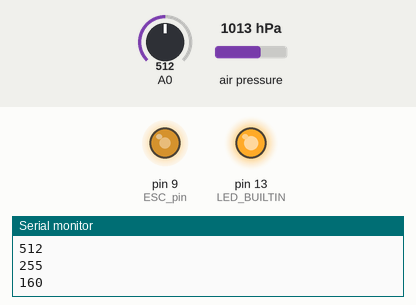
A sketch run on a simulated Arduino Uno, built with avr-gcc and run on an emulated ATmega328P. Shown: output pins drawn as LEDs (lit = HIGH), the last lines printed to the serial monitor. The test bench sets the inputs (shaded band); at power-on: air pressure 1013 hPa, A0 = 512.

Above: at 4.3 s.
4.4 s: air pressure set to 1025 hPa
At 4.9 s:
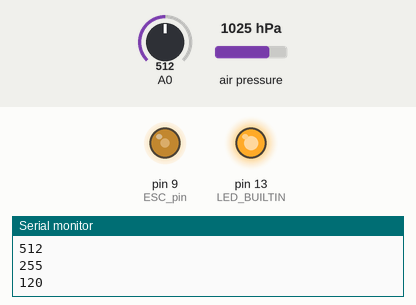
6.0 s: air pressure set to 1015 hPa
7.5 s: air pressure set to 1012 hPa
At 8.5 s:
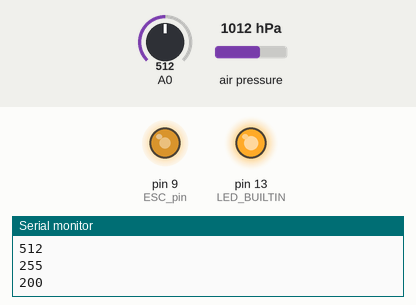
9.1 s: air pressure set to 1048 hPa
At 9.7 s:
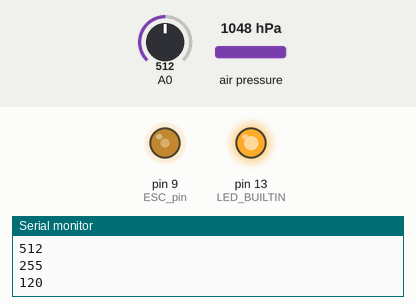
Timing chart, 0 to 11.8 s (numbered marks = the images above; inputs shaded):
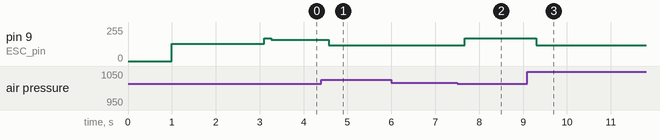

The sketch:

Ventilator_bipap_arduino.ino
```cpp
#include <Wire.h>

// Absolute pressure sensor BMP280 library
// 3.3 V !!! BMP280
#include <Adafruit_BMP280.h>
Adafruit_BMP280 bmp; // I2C
int pressure_sensor_works = 1;
// Nastavitve hitrosti zajemanja meritev
float readAbsolutePressure() {
  //Read BMP-280 sensor abs pressure value [Pa]
  if (pressure_sensor_works) {
    return bmp.readPressure();
  }
}

// Declaring functions, but they're deprecated
void runCPAPCycle(float cycleLength_s=6, float maxThrottle=30 );
void runBipapCycle(float cycleLength_s=6, float maxThrottle=30, float minThrottle=25 );
void runHfovCycle(float frequency=1, float maxThrottle=35, float minThrottle=30 );

// ESC pin settings
int pos = 0; //Throttle position
float pos_float = 0;
int ESC_pin = 9; // ESC pin
// For arming ESC - first analogWrite(0) then analogWrite(128)

int maxAllowableThrottle = 170; // 128 is zero throttle, 255 is full throttle
void setThrottleSafe(int desiredThrottle){
  // Safer way to set throttle, in case the PID coefficients are bad and want to set turbine to 100% throttle.
   if (desiredThrottle<maxAllowableThrottle) {
    analogWrite(ESC_pin, desiredThrottle);
    }
   else {
    analogWrite(ESC_pin,maxAllowableThrottle);}
  }

//MPX5010DP pressure difference sensor on pin A0. The sensor runs on 5V. Check datasheet because some capacitors are required to reduce noise.
int sensorValue;
int readPressureDifference() {
  //Equation from MPX5010DP datasheet
  // Vsupply = 5V
  // Vout = Vsuppy * (0.09*P + 0.04) +- 5% V_FSS
  // P = differential_pressure (kPa) . P1>P2
  // Vout = 0V - > analogRead output 0 . Vout=5V, analogRead output 1023
  sensorValue = analogRead(A0);
  //Serial.println(sensorValue);
  return sensorValue;
}
int flow_sensor_works = 0;

//PID settings. Be careful; coefficients should be different depending on if you use pressure-control or flow-control
//double kp = 0.25;
double kp = 0.4;
double ki = 0;
double kd = 0.000001;

unsigned long currentTime,previousTime;
double error;
double lastError;
double input, output;
double volatile setPoint;
double cumError, rateError;
double out;

// Comment : the 100 next to cumError and the 1000 in rateError are values dependent on PID-calling frequency (so dependent on TIMER). I just made smthn up.
// The right thing would be to deterime relationship between TIMER and pid frequency and set the values according to that.
double PID(double inp,float Setpoint){
        error = Setpoint - inp;    // determine error
        cumError += error * 100;                // compute integral
        rateError = (error - lastError)/1000;   // compute derivative
        if (cumError>10) {cumError=10;}
        if (cumError<-10) {cumError=-10;}
        out = kp*error + ki*cumError + kd*rateError;  //PID output

        lastError = error;    //remember current error
        // analogWrite(128) means ESC throttle is set to 0. AnalogWrite(255) means its 100%. So, add 120 to make it neutral, if "out" is 0.
        // The max() is so output can't be lower than 120 (that's invalid signal to ESC.
        // The min() is so PID output can't be greater than 255 (or else integer overflows and serial conn dies)
        return min(252,120+max(out,0));    //have function return the PID output
}

volatile byte led_state = LOW;
volatile float control;
volatile int control_int;

long abs_pressure;

int remapped_pressure; // For sending 0-255 over serial. Accuracy is lost here, because sensor outputs 0-1024. If desired, code can be added to allow python program to read
// 2 bytes in a row for increased accuracy.
long absolute_pressure_at_start = 0;


 // maximum pressure in human lungs is (i think) around 1.08 bar, which is 108000 Pa. Here we are writing RELATIVE pressure, so max 8000 Pa (if we assume atmo is 100000 Pa pressure)
  ////////////////////////////////////////////////////////////////// SET THIS TO DESIRED RELATIVE PRESSURE (overpressure) in [Pa]. By changing this setting in the loop() you can achieve BiPAP


int BIPAP_overpressure_high = 1000; // [Pa] (relative pressure)    /// SET THIS
int BIPAP_overpressure_low = 100; // [Pa]                          /// SET THIS
float breath_frequency_per_minute = 12;
float cycle_time = 60 / breath_frequency_per_minute;
float PCT_INHALE_TIME = 0.2;  /// How many percent of TOTAL CYCLE TIME is INHALATION.  (so PCT_INHALE_TIME + PCT_EXHALE_TIME == 1)
float millis_length_inhale = cycle_time*PCT_INHALE_TIME;
float millis_length_exhale = cycle_time* (1-PCT_INHALE_TIME);


long target_relative_pressure=BIPAP_overpressure_high; // First "desired value" is BIPAP pressure high
long relative_pressure;


// You want your PID to run in regular intervals. To do that, instead of using millis() (slow), attach an interrupt to a timer.
// So, when certain amount of time passes, the PID will be called automatically. Check on the net for exact timings of timer.
volatile int run_pid_state = 0;
ISR(TIMER2_OVF_vect){
   run_pid_state += 1;
   // We run PID on every 4th timer overflow. (I made the number 4 up. To improve, check how often timer overflows).
   // Reason : no sense in running PID much faster than the sensors update (since you'd be running it on old invalid data)
   if (run_pid_state>4) {
      //control = PID(sensorValue,target_flow) + 30;
      control = PID(relative_pressure,target_relative_pressure);
      // The actual throttle in set in the main loop()
      //control_int=int(control);
      //setThrottleSafe(control_int);
      run_pid_state = 0;
      }
    }

void setup() {
   // Check on the internet. Based on what you write here is how often your timer interrupt will be activated.
   TIMSK2 = (TIMSK2 & B11111110) | 0x01;
   TCCR2B = (TCCR2B & B11111000) | 0x07;

    previousTime=millis();
    Serial.begin(9600);
    pinMode(LED_BUILTIN, OUTPUT);
    //Arming the ESC
   analogWrite(ESC_pin,0);
   delay(1000);
   analogWrite(ESC_pin,128);
   delay(2000);
   //analogWrite(ESC_pin,160);
   //delay(2000);
   digitalWrite(LED_BUILTIN, HIGH);   // turn the LED on (HIGH is the voltage level)

  pos_float=0;
  // Starting the absolute pressure sensor (BMP280)
  if (!bmp.begin(0x76)) {
      Serial.println(F("Could not find a valid BMP280 sensor, check wiring!"));
      pressure_sensor_works = 0;}
  /* Default settings from datasheet. */
  bmp.setSampling(Adafruit_BMP280::MODE_NORMAL,     /* Operating Mode. */
                  Adafruit_BMP280::SAMPLING_X2,     /* Temp. oversampling */
                  Adafruit_BMP280::SAMPLING_X16,    /* Pressure oversampling */
                  Adafruit_BMP280::FILTER_X16,      /* Filtering. */
                  Adafruit_BMP280::STANDBY_MS_125); /* Standby time. */
   delay(100);
   absolute_pressure_at_start=readAbsolutePressure();
}

unsigned long last_sensor_reading_time = millis();
int read_sensors_this_loop = 0;
int bipap_time = millis();

void loop() {

  currentTime = millis();
  // IF more than 0.15 seconds passed, read sensor data
  //Serial.println(currentTime);
  //Serial.println(last_sensor_reading_time);

  if (currentTime-last_sensor_reading_time>150) {

      // Read sensor info
      sensorValue = readPressureDifference();
      relative_pressure = readAbsolutePressure()-absolute_pressure_at_start; // In pascals

      read_sensors_this_loop = 1;
      //Serial.println(last_sensor_reading_time);
      }


    if ((currentTime-bipap_time) < millis_length_inhale*1000) {target_relative_pressure = BIPAP_overpressure_high;}
    if ((currentTime-bipap_time) > millis_length_inhale*1000) {target_relative_pressure=BIPAP_overpressure_low;}
    if ((currentTime-bipap_time) > cycle_time*1000) {bipap_time = millis();}


    // The PID runs continuously, so you only need to take the last generated throttle signal
    // apply throttle
    control_int=int(control);
    setThrottleSafe(control_int);

  // Send sensor and throttle data over sensors
    if (read_sensors_this_loop) {
      Serial.println("253");
      //For sending over serial, the relative pressure must be remapped. So, based on this, you have to set the conversion 0-255 to pressure in [Pa] in python script.
      remapped_pressure = map(relative_pressure,-1000,8000,0,255);
      if (remapped_pressure > 252) {remapped_pressure = 252;}
      // values 253-255 are reserved for signal type data(pressure-253 , airflow -254 , control -255)
      Serial.println(remapped_pressure);
      // You can't send "long" directly over serial without adding some extra code to allow python script to read it.
      //Serial.println(int(relative_pressure));

      //Serial.print("Air flow: ");
      Serial.println("254");
      Serial.println(sensorValue);

      //Send control data over serial
      Serial.println("255");
      Serial.println(control_int);
      read_sensors_this_loop=0;
      last_sensor_reading_time=currentTime;}


}


// ALL CODE DOWN HERE IS DEPRECATED. Gotta program the CPAP and BIPAP in a non-blocking way.
int control_program_state = 0;
float control_program_millis = 0;
int target_flow_rate=0;
long timer_n  = 0;

int flow_sensor_neutral_signal = 42; // In my experience - if MPX5010 flow sensor output is 42, then P1 == P2 (and airflow is 0)
int runFlowCycle(float frequency, float max_flow, float inhale_pct) {
 //if (control_program_state == 0)
  // Runs flow control cycle . V prvem delu volumski pretok pada od vmax do 0. Na izdihu je volumski pretok 0 (oziroma sensor daje signal 41)
  // frequency how many breaths per minute
  // max flow - starting flow rate in inhale cycle
  // inhale_pct =100* t_inhale / t_cycle     (t_cycle = t_inhale + t_exhale)
  timer_n +=1;

  if (timer_n < 1000) {control = PID(sensorValue,max_flow) + 30; // Za standgas 20
  return int(control);
    }

  if (timer_n > 1000) {timer_n=0;return int(control);}

  }


// old code, instead of setting throttle directly, desired upper and lower pressure should be set, then PID controlled.
float delayTime;
void runHfovCycle(float frequency=1, float maxThrottle=35, float minThrottle=30 ){
  // delta pressure ( med najnizjim in najvisjim pritiskom - nastavimo z maxThrottle in minThrottle
  // Frekvenca HFOV je priblizno 30 na minuto (ali vec !) - torej 0.5 Hz
  // Stevilo "Tranzicij" med throttle nivoji = int(maxThrottle-minThrottle)*2
  // Cas trajanja cikla to = 1 / frekvenca
  // delayTime preklaplanja med throttle nivoji je torej (cas_trajanja_cikla/stevilo_tranzicij)*1000
  delayTime = 1000*(1/frequency)/(2*int(maxThrottle-minThrottle));
  for (pos = minThrottle; pos <= maxThrottle; pos += 1) {
    setThrottleSafe(pos);
     delay(delayTime);
  }
  for (pos = maxThrottle; pos >= minThrottle; pos -= 1) {
    setThrottleSafe(pos);
     delay(delayTime);
  }

  }


void runCPAPCycle(float cycleLength_s=6, float target_relative_pressure_hi=30 ) {
  target_relative_pressure = target_relative_pressure_hi;
}

// Old code, controls throttle. Should be replaced with PID control of pressure
void runBipapCycle(float cycleLength_s=6, float maxThrottle=30, float minThrottle=25 ) {
  float motor_rise_time_s = 0.5;
  int motor_spinup_delay = int(motor_rise_time_s/maxThrottle) * 1000;

  for (pos = 0; pos <= maxThrottle; pos += 1) {
    setThrottleSafe(pos);
    delay(motor_spinup_delay);
  }
  delay(1000* (cycleLength_s/2 -motor_rise_time_s));

  float motor_fall_time_s = 0.5;
  int motor_spindown_delay = int(motor_fall_time_s/(maxThrottle-minThrottle)) * 1000;

  for (pos = maxThrottle; pos >= minThrottle; pos -= 1) {
    setThrottleSafe(pos);
     delay(motor_spindown_delay);
  }
  delay(1000*(cycleLength_s/2 - motor_fall_time_s));
  }
```

Measured:
- the behaviour switches between 1014 and 1013 hPa on air pressure (found by bisection; images 1 and 2)
- after the input at 4.4 s, pin 9 (ESC_pin): 160/255 → 120/255 after 0.17 s
- after the input at 7.5 s, pin 9 (ESC_pin): 120/255 → 170/255 after 0.17 s
- after the input at 9.1 s, pin 9 (ESC_pin): 170/255 → 120/255 after 0.20 s
